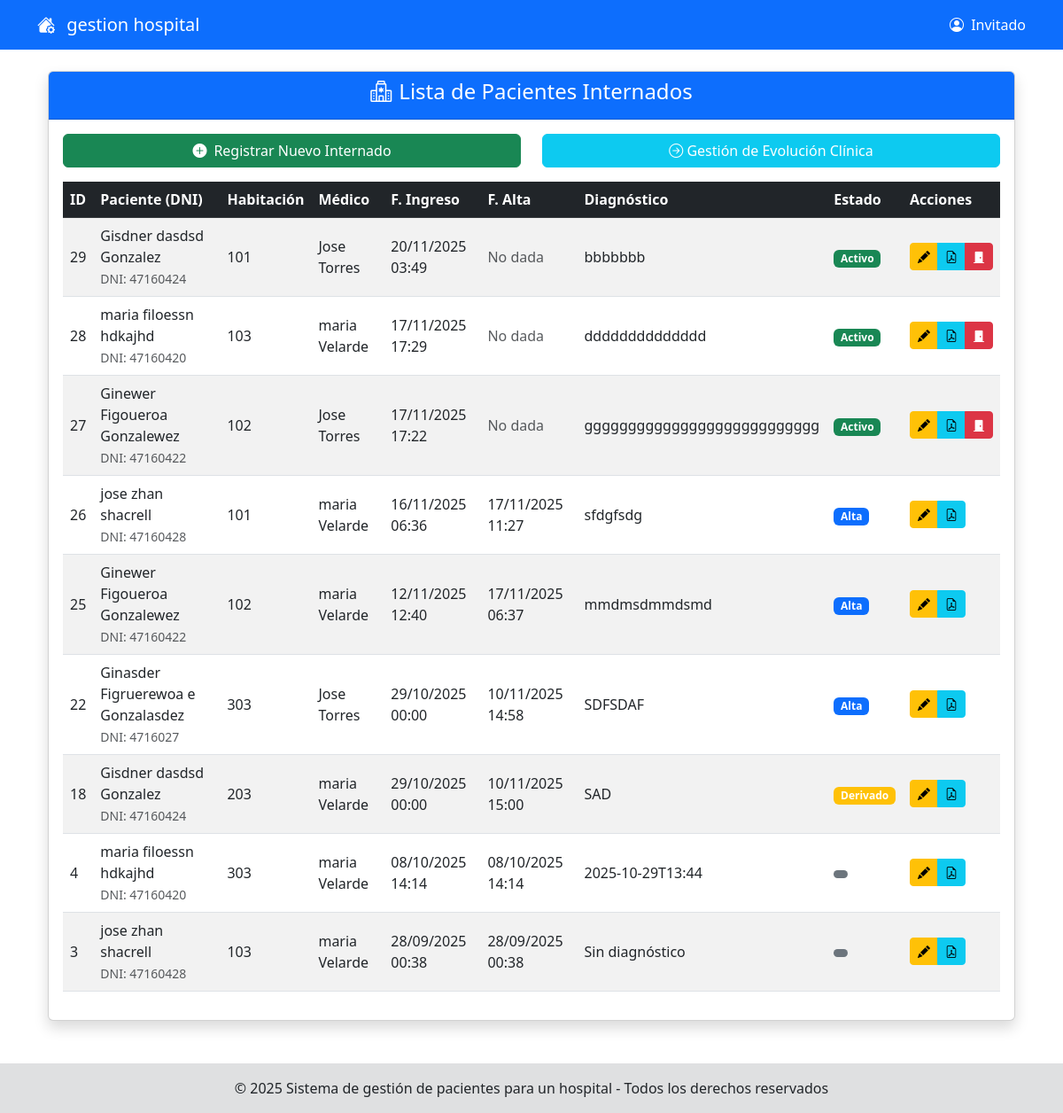
Screenshot of /modeloRol/medico/seguimientosDepacientesHospitalizados/misPacientesInternados/indexGestionInternados.php with the database file from the repository.
### tables this page shows
CREATE TABLE `internados` (
  `id_internado` int(11) NOT NULL,
  `id_paciente` int(11) NOT NULL,
  `id_habitacion` int(11) NOT NULL,
  `id_medico` int(11) NOT NULL,
  `fecha_ingreso` datetime NOT NULL,
  `fecha_alta` datetime DEFAULT NULL,
  `diagnostico_egreso` text DEFAULT NULL,
  `diagnostico_ingreso` text DEFAULT NULL,
  `observaciones` text DEFAULT NULL,
  `estado` enum('Activo','Alta','Derivado','Fallecido') DEFAULT 'Activo'
);

CREATE TABLE `pacientes` (
  `id_paciente` int(11) NOT NULL,
  `id_usuario` int(11) DEFAULT NULL,
  `fecha_nacimiento` date DEFAULT NULL,
  `lugar_nacimiento` varchar(100) DEFAULT NULL,
  `ocupacion` varchar(100) DEFAULT NULL,
  `dni` varchar(20) NOT NULL,
  `domicilio` varchar(255) DEFAULT NULL,
  `distrito` varchar(100) DEFAULT NULL,
  `edad` int(3) DEFAULT NULL,
  `sexo` varchar(10) DEFAULT NULL,
  `estado_civil` varchar(20) DEFAULT NULL,
  `nombre_apoderado` varchar(100) DEFAULT NULL,
  `apellido_paterno_apoderado` varchar(50) DEFAULT NULL,
  `apellido_materno_apoderado` varchar(50) DEFAULT NULL,
  `parentesco_apoderado` varchar(50) DEFAULT NULL,
  `creado_en` timestamp NOT NULL DEFAULT current_timestamp()
);

CREATE TABLE `habitaciones` (
  `id_habitacion` int(11) NOT NULL,
  `numero_puerta` varchar(10) NOT NULL,
  `piso` int(11) NOT NULL,
  `tipo` enum('Individual','Compartida','UCI') NOT NULL,
  `estado` enum('Disponible','Ocupada','Mantenimiento') DEFAULT 'Disponible'
);

### modeloRol/medico/seguimientosDepacientesHospitalizados/misPacientesInternados/indexGestionInternados.php (called while the page is built, shortened)
<?php
include_once('./formGestionInternados.php');
$obj = new formGestionInternados();
$obj->formGestionInternadosShow();
?>

### modelo/conexion.php (called while the page is built, shortened)
<?php
class Conexion
{
    private static $instancia = null;
    private $connection;
    private $host = 'localhost';
    private $user = 'root';
    private $pass = '';
    private $dbName = 'opipitaltrabajo';
    private function __construct()
    {
        $this->connection = new mysqli($this->host, $this->user, $this->pass, $this->dbName);
        $this->connection->set_charset("utf8");
    }
    public static function getInstancia()
    {
        if (self::$instancia === null) {
            self::$instancia = new Conexion();
        }
        return self::$instancia;
    }
    public function getConnection()
    {
        return $this->connection;
    }
}
?>

### modelo/InternadoDAO.php (called while the page is built, shortened)
<?php
include_once('conexion.php');
class InternadoDAO
{
    private $connection;
    public function __construct()
    {
        $this->connection = Conexion::getInstancia()->getConnection();
    }
public function obtenerTodosInternados()
{
    $sql = "SELECT
                i.*,
                -- Datos del Paciente
                CONCAT(up.nombre, ' ', up.apellido_paterno, ' ', up.apellido_materno) AS nombre_completo_paciente,
                p.dni AS dni_paciente,
                -- Datos de la Habitación (CORREGIDO)
                h.numero_puerta AS habitacion_numero,
                -- Datos del Médico
                CONCAT(um.nombre, ' ', um.apellido_paterno) AS nombre_completo_medico,
                -- Especialidad del médico
                em.nombre AS especialidad_medico
            FROM internados i
            JOIN pacientes p ON i.id_paciente = p.id_paciente
            JOIN usuarios up ON p.id_usuario = up.id_usuario
            JOIN habitaciones h ON i.id_habitacion = h.id_habitacion
            LEFT JOIN medicos m ON i.id_medico = m.id_medico
            LEFT JOIN usuarios um ON m.id_usuario = um.id_usuario
            LEFT JOIN especialidades_medicas em ON m.id_especialidad = em.id_especialidad
            ORDER BY i.fecha_ingreso DESC";
    $resultado = $this->connection->query($sql);
    return $resultado->fetch_all(MYSQLI_ASSOC);
}
}
?>

### modeloRol/medico/seguimientosDepacientesHospitalizados/misPacientesInternados/formGestionInternados.php (the view, shortened to what this page needs)
<?php
include_once('../../../../shared/pantalla.php');
include_once('../../../../modelo/InternadoDAO.php');
class formGestionInternados extends pantalla
{
    public function formGestionInternadosShow()
    {
        $objInternado = new InternadoDAO();
        $listaInternados = $objInternado->obtenerTodosInternados();
?>
<div class="container mt-4">
    <div class="card shadow">
        <div class="card-header bg-primary text-white text-center">
            <h4><i class="bi bi-hospital me-2"></i>Lista de Pacientes Internados</h4>
        </div>
        <div class="card-body">
            <div class="row mb-3">
                <div class="col-md-6 text-start">
                    <a href="./registrarInternado/indexRegistroInternado.php" class="btn btn-success w-100">
                        <i class="bi bi-plus-circle-fill me-2"></i>Registrar Nuevo Internado
                    </a>
                </div>
                <div class="col-md-6 text-end">
                    <a href="../gestionEvolucionClinica/indexEvolucionClinicaPacienteHospitalizado.php" class="btn btn-info w-100 text-white">
                        <i class="bi bi-arrow-right-circle"></i> Gestión de Evolución Clínica
                    </a>
                </div>
            </div>
            <div class="table-responsive">
                <table class="table table-striped table-hover align-middle">
                    <thead>
                        <tr class="table-dark">
                            <th>ID</th>
                            <th>Paciente (DNI)</th>
                            <th>Habitación</th>
                            <th>Médico</th>
                            <th>F. Ingreso</th>
                            <th>F. Alta</th>
                            <th>Diagnóstico</th>
                            <th>Estado</th>
                            <th>Acciones</th>
                        </tr>
                    </thead>
                    <tbody>
                        <?php
                        if (!empty($listaInternados)) {
                            foreach ($listaInternados as $internado) {
                                $claseEstado = $this->obtenerClaseEstado($internado['estado']);
                                ?>
                                <tr>
                                    <td><?php echo htmlspecialchars($internado['id_internado']); ?></td>
                                    <td>
                                        <?php echo htmlspecialchars($internado['nombre_completo_paciente'] ?? 'N/A'); ?>
                                        <br><small class="text-muted">DNI: <?php echo htmlspecialchars($internado['dni_paciente'] ?? 'N/A'); ?></small>
                                    </td>
                                    <td><?php echo htmlspecialchars($internado['habitacion_numero'] ?? 'N/A'); ?></td>
                                    <td><?php echo htmlspecialchars($internado['nombre_completo_medico'] ?? 'No asignado'); ?></td>
                                    <td><?php echo date('d/m/Y H:i', strtotime($internado['fecha_ingreso'])); ?></td>
                                    <td>
                                        <?php echo $internado['fecha_alta'] ?
                                            date('d/m/Y H:i', strtotime($internado['fecha_alta'])) :
                                            '<span class="text-muted">No dada</span>'; ?>
                                    </td>
                                    <td>
                                        <?php
                                        $diagnostico = $internado['diagnostico_ingreso'] ?? 'Sin diagnóstico';
                                        echo strlen($diagnostico) > 50 ?
                                            substr($diagnostico, 0, 50) . '...' :
                                            $diagnostico;
                                        ?>
                                    </td>
                                    <td>
                                        <span class="badge bg-<?php echo $claseEstado; ?>">
                                            <?php echo htmlspecialchars($internado['estado']); ?>
                                        </span>
                                    </td>
                                    <td>
                                        <div class="btn-group btn-group-sm">
                                            <a href="./editarInternado/indexEditarInternado.php?id=<?php echo htmlspecialchars($internado['id_internado']); ?>"
                                                class="btn btn-warning" title="Editar">
                                                <i class="bi bi-pencil-fill"></i>
                                            </a>
                                            <a href="./generInternadoPdf/indexInternadoPDF.php?id=<?php echo htmlspecialchars($internado['id_internado']); ?>"
                                            class="btn btn-info" title="Generar PDF">
                                                <i class="bi bi-file-earmark-pdf"></i>
                                            </a>
                                            <?php if ($internado['estado'] == 'Activo') { ?>
                                                <button class="btn btn-danger" title="Dar de Alta"
                                                            onclick="confirmarAlta(<?php echo htmlspecialchars($internado['id_internado']); ?>)">
                                                    <i class="bi bi-door-closed-fill"></i>
                                                </button>
                                            <?php } ?>
                                        </div>
                                    </td>
                                </tr>
                        <?php }
                        } ?>
                    </tbody>
                </table>
            </div>
        </div>
    </div>
</div>
<?php
    }
    private function obtenerClaseEstado($estado)
    {
        switch ($estado) {
            case 'Activo': return 'success';
            case 'Alta': return 'primary';
            case 'Derivado': return 'warning';
            default: return 'secondary';
        }
    }
}
?>

### rows the page displays
internados: id_internado "29", nombre_completo_paciente "Gisdner dasdsd Gonzalez", id_paciente.dni "47160424", id_habitacion.numero_puerta "101", nombre_completo_medico "Jose Torres", fecha_ingreso "20/11/2025 03:49", shows "No dada", diagnostico_ingreso "bbbbbbb", estado "Activo"
internados: id_internado "28", nombre_completo_paciente "maria filoessn hdkajhd", id_paciente.dni "47160420", id_habitacion.numero_puerta "103", nombre_completo_medico "maria Velarde", fecha_ingreso "17/11/2025 17:29", shows "No dada", diagnostico_ingreso "dddddddddddddd", estado "Activo"
internados: id_internado "27", nombre_completo_paciente "Ginewer Figoueroa Gonzalewez", id_paciente.dni "47160422", id_habitacion.numero_puerta "102", nombre_completo_medico "Jose Torres", fecha_ingreso "17/11/2025 17:22", shows "No dada", diagnostico_ingreso "ggggggggggggggggggggggggggg", estado "Activo"
internados: id_internado "26", nombre_completo_paciente "jose zhan shacrell", id_paciente.dni "47160428", id_habitacion.numero_puerta "101", nombre_completo_medico "maria Velarde", fecha_ingreso "16/11/2025 06:36", fecha_alta "17/11/2025 11:27", diagnostico_ingreso "sfdgfsdg", estado "Alta"
internados: id_internado "25", nombre_completo_paciente "Ginewer Figoueroa Gonzalewez", id_paciente.dni "47160422", id_habitacion.numero_puerta "102", nombre_completo_medico "maria Velarde", fecha_ingreso "12/11/2025 12:40", fecha_alta "17/11/2025 06:37", diagnostico_ingreso "mmdmsdmmdsmd", estado "Alta"
internados: id_internado "22", nombre_completo_paciente "Ginasder Figruerewoa e Gonzalasdez", id_paciente.dni "4716027", id_habitacion.numero_puerta "303", nombre_completo_medico "Jose Torres", fecha_ingreso "29/10/2025 00:00", fecha_alta "10/11/2025 14:58", diagnostico_ingreso "SDFSDAF", estado "Alta"
internados: id_internado "18", nombre_completo_paciente "Gisdner dasdsd Gonzalez", id_paciente.dni "47160424", id_habitacion.numero_puerta "203", nombre_completo_medico "maria Velarde", fecha_ingreso "29/10/2025 00:00", fecha_alta "10/11/2025 15:00", diagnostico_ingreso "SAD", estado "Derivado"
internados: id_internado "4", nombre_completo_paciente "maria filoessn hdkajhd", id_paciente.dni "47160420", id_habitacion.numero_puerta "303", nombre_completo_medico "maria Velarde", fecha_ingreso "08/10/2025 14:14", fecha_alta "08/10/2025 14:14", diagnostico_ingreso "2025-10-29T13:44"
internados: id_internado "3", nombre_completo_paciente "jose zhan shacrell", id_paciente.dni "47160428", id_habitacion.numero_puerta "103", nombre_completo_medico "maria Velarde", fecha_ingreso "28/09/2025 00:38", fecha_alta "28/09/2025 00:38", diagnostico_ingreso "Sin diagnóstico"

### other values shown
$_SESSION['login'] "Invitado"
